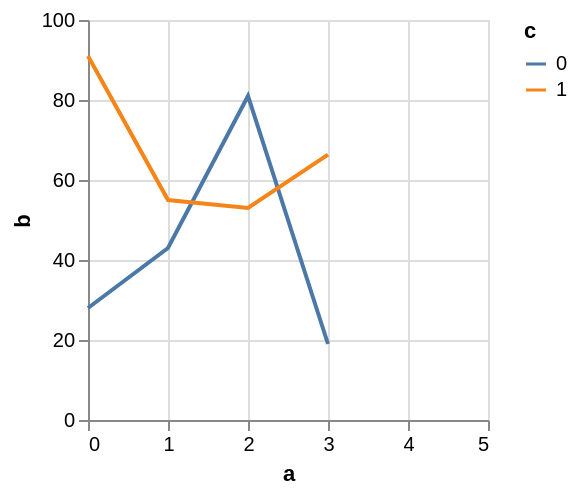

Vega-Lite specification stored for this chart:
### Vega specification from a JSON file in a GitHub repository (floating-point values rounded to 4 significant figures)
{"$schema": "https://vega.github.io/schema/vega/v5.json", "autosize": "pad", "padding": 5, "width": 200, "height": 200, "style": "cell", "data": [{"name": "source_0", "values": [{"a": 0, "b": 28, "c": 0}, {"a": 0, "b": 91, "c": 1}, {"a": 1, "b": 43, "c": 0}, {"a": 1, "b": 55, "c": 1}, {"a": 2, "b": 81, "c": 0}, {"a": 2, "b": 53, "c": 1}, {"a": 3, "b": 19, "c": 0}]}, {"name": "data_0", "source": "source_0", "transform": [{"type": "formula", "expr": "toNumber(datum[\"a\"])", "as": "a"}, {"type": "impute", "field": "b", "key": "a", "method": "value", "groupby": ["c"], "value": null}, {"type": "window", "as": ["imputed_b_value"], "ops": ["mean"], "fields": ["b"], "frame": [null, null], "ignorePeers": false, "groupby": ["c"]}, {"type": "formula", "expr": "datum.b === null ? datum.imputed_b_value : datum.b", "as": "b"}]}], "marks": [{"name": "pathgroup", "type": "group", "from": {"facet": {"name": "faceted_path_main", "data": "data_0", "groupby": ["c"]}}, "encode": {"update": {"width": {"field": {"group": "width"}}, "height": {"field": {"group": "height"}}}}, "marks": [{"name": "marks", "type": "line", "style": ["line"], "sort": {"field": "datum[\"a\"]"}, "from": {"data": "faceted_path_main"}, "encode": {"update": {"stroke": {"scale": "color", "field": "c"}, "x": {"scale": "x", "field": "a"}, "y": {"scale": "y", "field": "b"}, "defined": {"signal": "datum[\"a\"] !== null && isFinite(datum[\"a\"]) && datum[\"b\"] !== null && isFinite(datum[\"b\"])"}}}}]}], "scales": [{"name": "x", "type": "linear", "domain": {"data": "data_0", "field": "a"}, "range": [0, {"signal": "width"}], "nice": 1, "zero": false}, {"name": "y", "type": "linear", "domain": {"data": "data_0", "field": "b"}, "range": [{"signal": "height"}, 0], "nice": true, "zero": true}, {"name": "color", "type": "ordinal", "domain": {"data": "data_0", "field": "c", "sort": true}, "range": "category"}], "axes": [{"scale": "x", "orient": "bottom", "gridScale": "y", "grid": true, "tickCount": {"signal": "ceil(width/40)"}, "domain": false, "labels": false, "maxExtent": 0, "minExtent": 0, "ticks": false, "zindex": 0}, {"scale": "y", "orient": "left", "gridScale": "x", "grid": true, "tickCount": {"signal": "ceil(height/40)"}, "domain": false, "labels": false, "maxExtent": 0, "minExtent": 0, "ticks": false, "zindex": 0}, {"scale": "x", "orient": "bottom", "grid": false, "title": "a", "labelFlush": true, "labelOverlap": true, "tickCount": {"signal": "ceil(width/40)"}, "zindex": 0}, {"scale": "y", "orient": "left", "grid": false, "title": "b", "labelOverlap": true, "tickCount": {"signal": "ceil(height/40)"}, "zindex": 0}], "legends": [{"stroke": "color", "gradientLength": {"signal": "clamp(height, 64, 200)"}, "symbolType": "stroke", "title": "c"}]}
